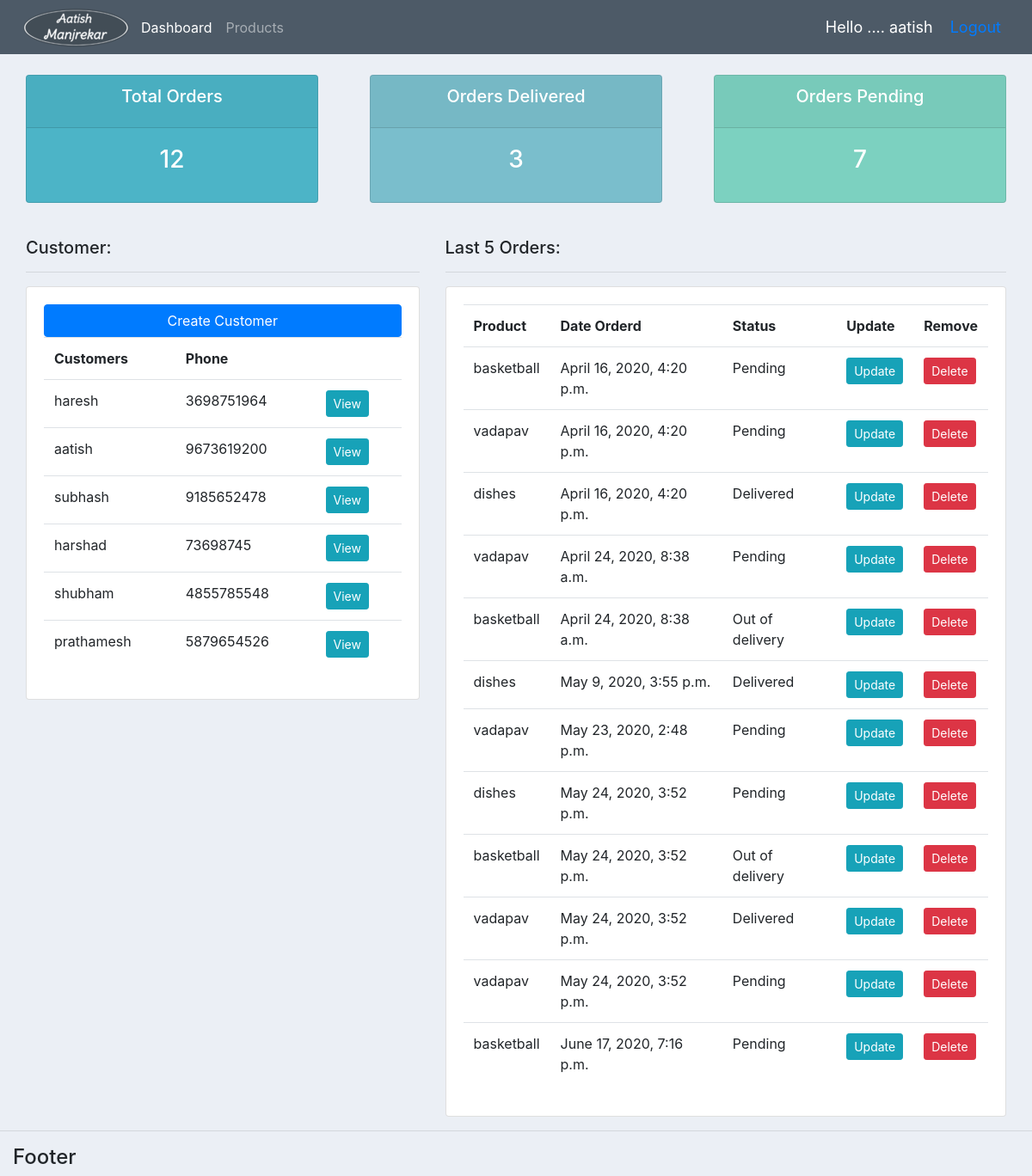
The app's page / (signed in) with its own data.
### accounts/models.py (models this page shows, shortened)
class Customer(models.Model):
    name = models.CharField(max_length=200, null=True)
    phone = models.CharField(max_length=200, null=True)
    email = models.CharField(max_length=200, null=True)
    date_created = models.DateTimeField(auto_now_add=True)

class Order(models.Model):
    STATUS = (
            ('Pending', 'Pending'),
            ('Out of delivery', 'Out of delivery'),
            ('Delivered', 'Delivered'),
            )
    customer= models.ForeignKey(Customer, null=True, on_delete=models.SET_NULL)
    product= models.ForeignKey(Product, null=True, on_delete=models.SET_NULL)
    date_created = models.DateTimeField(auto_now_add=True)
    status = models.CharField(max_length=200, null=True, choices=STATUS)
    note = models.CharField(max_length=1000, null=True)

class Product(models.Model):
    CATEGORY=(
            ('Indoor', 'Indoor'),
            ('Out door', 'Out door'),
            )
    name = models.CharField(max_length=200, null=True)
    price = models.FloatField(null=True)
    category = models.CharField(max_length=200, null=True, choices=CATEGORY)
    description = models.CharField(max_length=200, null=True, blank=True)
    date_created = models.DateTimeField(auto_now_add=True)
    tags = models.ManyToManyField(Tag)
    def __str__(self):
        return self.name

### accounts/views.py (the view)
# urls.py: 2. Add a URL to urlpatterns:  path('', views.home, name='home')
@login_required(login_url='login')
def home(request):
    customers = Customer.objects.all()
    orders = Order.objects.all()
    total_orders = orders.count()
    total_customers = customers.count()
    delivered = orders.filter(status="Delivered").count()
    pending = orders.filter(status="Pending").count()
    context = {'customers': customers, 'orders': orders, 'total_orders':total_orders, 'total_customers': total_customers, 'delivered': delivered, 'pending':pending}
    return render(request, 'accounts/dashboard.html', context)

### accounts/templates/accounts/dashboard.html
{% extends "accounts/main.html"%}
{% block content %}
{% include 'accounts/status.html'%}
<br>
<div class="container-fluid">
 <div class="row">
     <div class="col-md-5">
         <h5>Customer:</h5>
         <hr>
         <div class="card card-body">
             <a class="btn btn-primary" href="#" role="button">Create Customer</a>
             <table class="table table-hover">
                 <tr>
                     <th>Customers</th>
                     <th>Phone</th>
                     <th></th>
                 </tr>
                 {% for customer in customers%}
                    <tr>
                        <td>{{customer.name}}</td>
                        <td>{{customer.phone}}</td>
                        <td><a class="btn btn-sm btn-info" href="{% url 'customer' customer.id %}">View</a></td>
                    </tr>
                 {% endfor%}
             </table>
        </div>
     </div>
     <div class="col-md-7">
         <h5>Last 5 Orders:</h5>
         <hr>
         <div class="card card-body">
             <table class="table table-hover">
                 <tr>
                     <th>Product</th>
                     <th>Date Orderd</th>
                     <th>Status</th>
                     <th>Update</th>
                     <th>Remove</th>
                 </tr>
                 {% for order in orders %}
                    <tr>
                        <td> {{order.product}}</td>
                        <td> {{order.date_created}}</td>
                        <td> {{order.status}}</td>
                        <td><a class="btn btn-sm btn-info" href="{% url 'update_order' order.id%}">Update</a></td>
                        <td><a class="btn btn-sm btn-danger" href="{% url 'delete_order' order.id%}">Delete</a></td>
                    </tr>
                 {% endfor %}
             </table>
         </div>
     </div>
 </div>
</div>
{% endblock %}

### accounts/templates/accounts/navbar.html (shortened to what this page needs)
{% load static%}
<nav class="navbar navbar-expand-lg navbar-dark"  style="background-color: #4d5a67;">
  <img src="{% static '/imgs/mylogo.png'%}" />
  <div class="collapse navbar-collapse" id="navbarNav">
    <ul class="navbar-nav">
      <li class="nav-item active">
        <a class="nav-link" href="{% url 'home'%}">Dashboard</a>
      </li>
      <li class="nav-item">
        <a class="nav-link" href="{% url 'products'%}">Products</a>
      </li>
    </ul>
  </div>
  <span class="hello-msg"> Hello ....  {{request.user}}</span>
  <span class="hello-msg"><a href="{% url 'logout'%}">Logout</a></span>
</nav>

### static/css/main.css (style rules this page uses)
body { background-color: #ebeff5; }

### accounts/templates/accounts/navbar.html (style rules this page uses)
.hello-msg { font-size: 18px; color: #fff; margin-right: 20px; }

### records on screen
Customer: name "haresh", phone "3698751964"
Customer: name "aatish", phone "9673619200"
Customer: name "subhash", phone "9185652478"
Customer: name "harshad", phone "73698745"
Customer: name "shubham", phone "4855785548"
Customer: name "prathamesh", phone "5879654526"
Order: product "basketball", date_created "April 16, 2020, 4:20 p.m.", status "Pending"
Order: product "vadapav", date_created "April 16, 2020, 4:20 p.m.", status "Pending"
Order: product "dishes", date_created "April 16, 2020, 4:20 p.m.", status "Delivered"
Order: product "vadapav", date_created "April 24, 2020, 8:38 a.m.", status "Pending"
Order: product "basketball", date_created "April 24, 2020, 8:38 a.m.", status "Out of delivery"
Order: product "dishes", date_created "May 9, 2020, 3:55 p.m.", status "Delivered"
Order: product "vadapav", date_created "May 23, 2020, 2:48 p.m.", status "Pending"
Order: product "dishes", date_created "May 24, 2020, 3:52 p.m.", status "Pending"
Order: product "basketball", date_created "May 24, 2020, 3:52 p.m.", status "Out of delivery"
Order: product "vadapav", date_created "May 24, 2020, 3:52 p.m.", status "Delivered"
Order: product "vadapav", date_created "May 24, 2020, 3:52 p.m.", status "Pending"
Order: product "basketball", date_created "June 17, 2020, 7:16 p.m.", status "Pending"

### other values on screen
{{ request.user }} "aatish"
{{ total_orders }} "12"
{{ delivered }} "3"
{{ pending }} "7"
